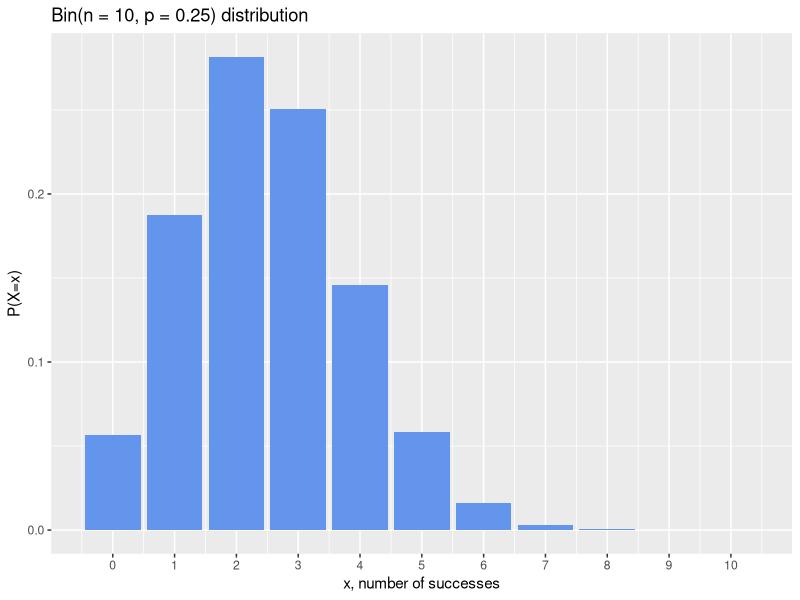
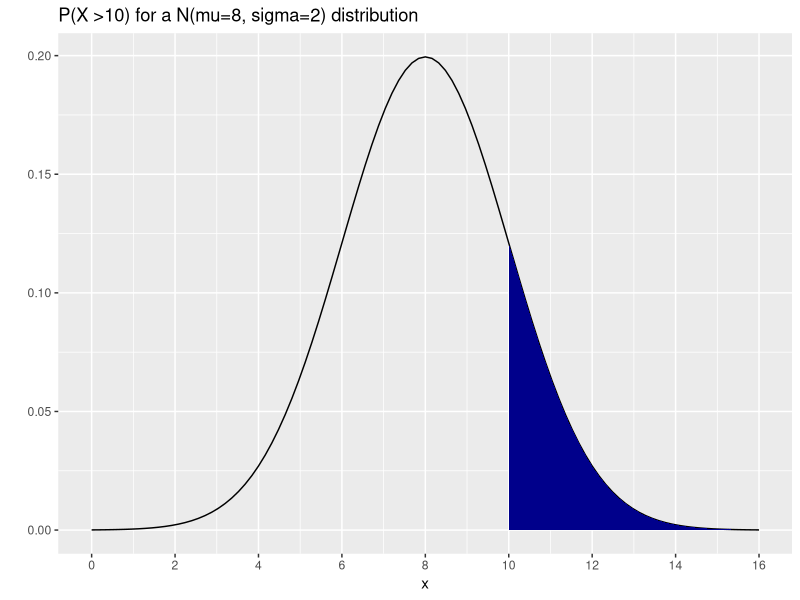
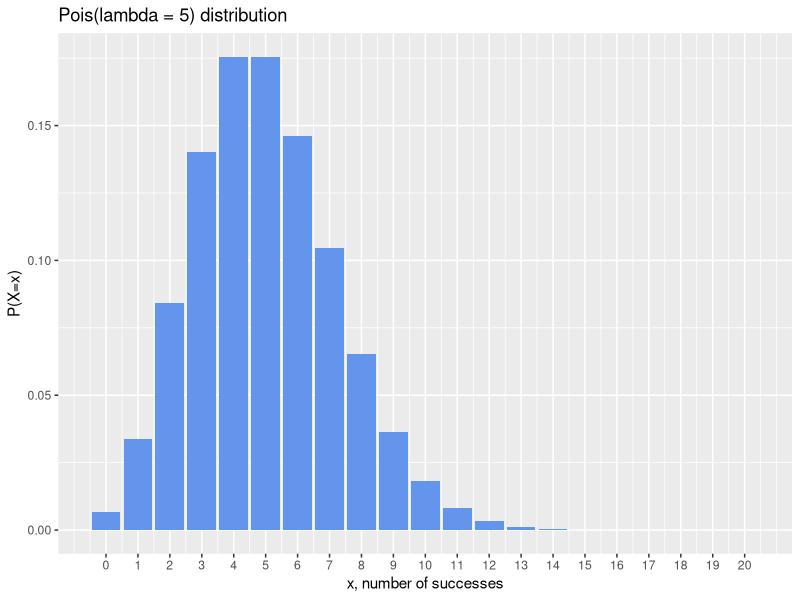

The R script that drew these images, in order:
## ---- chunk 1
knitr::opts_chunk$set(echo = TRUE)

library(tidyverse)
## ---- chunk 2
choose(10,4) * 0.25^4 * 0.75^6

# using factorials instead of the choose function:
factorial(10)/(factorial(4)*factorial(6)) * 0.25^4 * 0.75^6
## ---- chunk 3
# P(X = 4) for Bin(n=10, p=0.25) random variable
dbinom(x = 4, size = 10, prob = 0.25) 
## ---- chunk 4
# Entire probability distribution:
# P(X = x) for all x=0,1,2,...,10 for Bin(n=10, p=0.25) random variable
dbinom(x = 0:10, size = 10, prob = 0.25) 
## ---- chunk 5
# Bin(n=10, p=0.25) random variable

binom_probs <- data.frame(x_values = 0:10, 
                          px = dbinom(x = 0:10, size = 10, prob = 0.25)) 
binom_probs
## ---- chunk 6
#| fig.height: 3
#| fig.width: 5

ggplot(binom_probs, 
       aes(x = x_values, y = px))  + 
  geom_col(fill ="cornflowerblue") +
  labs(x = "x, number of successes",
       y = "P(X=x)") +
  scale_x_continuous(breaks=0:10) +
  labs(title = "Bin(n = 10, p = 0.25) distribution")
## ---- chunk 7
# vector of x values whose probabilities need to be added
x <- 0:3  
# vector of respective binomial prob's of x values
(binom_prob_0_3 <- choose(10,x) * 0.25^x * 0.75^(10-x))
# add up the probabilities
sum(binom_prob_0_3)
## ---- chunk 8
# P(X <= 3) for Bin(n=10, p=0.25) random variable
pbinom(q = 3, size = 10, prob = 0.25, lower.tail = TRUE)

# Note: setting TRUE for the lower.tail option is the default value
# This means that if we do not specify this option, 
# it will give the same result as above:
pbinom(q = 3, size = 10, prob = 0.25) 
## ---- chunk 9
# vector of x values whose probabilities need to be added
x <- 5:10  
# vector of respective binomial prob's of x values
(binom_prob_5_10 <- choose(10,x) * 0.25^x * 0.75^(10-x))
# add up the probabilities
sum(binom_prob_5_10)
## ---- chunk 10
# P(X >= 5) for Bin(n=10, p=0.25) random variable
# P(X >= 5) = 1 - P(X <= 4)
1 - pbinom(q = 4, size = 10, prob = 0.25, lower.tail = TRUE)
## ---- chunk 11
# P(X >= 5) for Bin(n=10, p=0.25) random variable
# P(X >= 5) = P(X > 4)
pbinom(q = 4, size = 10, prob = 0.25, lower.tail = FALSE)
## ---- chunk 12
# P(X < 10) without using z-scores
pnorm(q = 10, mean = 8, sd = 2, lower.tail = TRUE)

# P(X < 10) = P(Z < 1) using z-scores
pnorm(q = 1, mean = 0, sd = 1, lower.tail = TRUE)
# this works too for a standard normal distribution:
pnorm(1)
## ---- chunk 13
# P(X > 10) without using z-scores
1 - pnorm(q = 10, mean = 8, sd = 2, lower.tail = TRUE)
# using lower.tail = FALSE:
pnorm(q = 10, mean = 8, sd = 2, lower.tail = FALSE)

# P(X > 10) = P(Z > 1) using z-scores
1 - pnorm(q = 1, mean = 0, sd = 1, lower.tail = TRUE)
# using lower.tail = FALSE:
pnorm(q = 1, mean = 0, sd = 1, lower.tail = FALSE)
# this works too for a standard normal distribution:
pnorm(1, lower.tail = FALSE)
## ---- chunk 14
#| fig.height: 3
#| fig.width: 5

# This code shades in the probability P(X > 10) 
# for X ~ N(mu = 8, sigma = 2)
# Note that I set the upper and lower bounds of the normal curve to be from mu - 4*sigma to mu + 4*sigma since these bounds include almost 100% of the area under the normal curve

mu <- 8   # specify the mean of the normal distribution
std <- 2  # specify the standard deviation of the normal distribution

# specify upper and lower bounds of shaded region below
ggplot(data.frame(x = c(mu-4*std, mu+4*std)), aes(x = x)) + 
  stat_function(fun = dnorm, 
                args = list(mean = mu, sd = std)) + 
  stat_function(fun = dnorm, 
                args = list(mean = mu, sd = std), 
          # specify the upper and lower bounds of the shaded region:
                xlim = c(10, mu+4*std),             
                geom = "area", fill = "darkblue") +
  # the breaks values below might need to be adjusted 
  # if there are too many values showing on the x-axis
  scale_x_continuous(breaks= seq(from = mu-4*std, to = mu+4*std, by= std)) +
  labs(y = "") +
  labs(title = "P(X >10) for a N(mu=8, sigma=2) distribution")
## ---- chunk 15
exp(-5)*(5^3)/factorial(3)
## ---- chunk 16
# P(X = 3) for Pois(lambda = 5) random variable
dpois(x = 3, lambda = 5) 
## ---- chunk 17
# P(X = x) for x=0,1,2,...,100 for Pois(\lambda = 5) random variable
dpois(x = 0:20, lambda = 5) 

# although we didn't calculate the probabilities for all possible values of x, 
# below we see that the probabilities for the first 21 values almost add up to 1
sum(dpois(x = 0:20, lambda = 5) )
## ---- chunk 18
# Pois(lambda = 5) random variable

Poisson_probs <- data.frame(x_values = 0:20, 
                          px = dpois(x = 0:20, lambda = 5)) 
Poisson_probs
## ---- chunk 19
#| fig.height: 3
#| fig.width: 5

ggplot(Poisson_probs, 
       aes(x = x_values, y = px))  + 
  geom_col(fill ="cornflowerblue") +
  labs(x = "x, number of successes",
       y = "P(X=x)") +
  scale_x_continuous(breaks=0:20) +  # chose 20 since prob's are already tiny for this distribution
  labs(title = "Pois(lambda = 5) distribution")
## ---- chunk 20
# vector of x values whose probabilities need to be added
x <- 0:12  
# vector of respective Poisson prob's of x values
(Poisson_prob_0_12 <- exp(-5)*(5^x)/factorial(x))
# add up the probabilities
sum(Poisson_prob_0_12)
## ---- chunk 21
# P(X <= 3) for Pois(lambda = 5) random variable
ppois(q = 12, lambda = 5, lower.tail = TRUE)

# Note: setting TRUE for the lower.tail option is the default value
# This means that if we do not specify this option, 
# it will give the same result as above:
ppois(q = 12, lambda = 5) 
## ---- chunk 22
# vector of x values whose probabilities need to be added
x <- 13:100 # choose a big number; big enough so that the probabilities for the high x values below are tiny
# vector of respective Poisson prob's of x values
(Poisson_prob_13_100 <- exp(-5)*(5^x)/factorial(x))
# add up the probabilities
sum(Poisson_prob_13_100)
## ---- chunk 23
# P(X >= 13) for Pois(lambda = 5) random variable
# P(X >= 13) = 1 - P(X <= 12)
1 - ppois(q = 12, lambda = 5, lower.tail = TRUE)
## ---- chunk 24
# P(X >= 13) for Pois(lambda = 5) random variable
# P(X >= 13) = P(X > 12)
ppois(q = 12, lambda = 5, lower.tail = FALSE)
